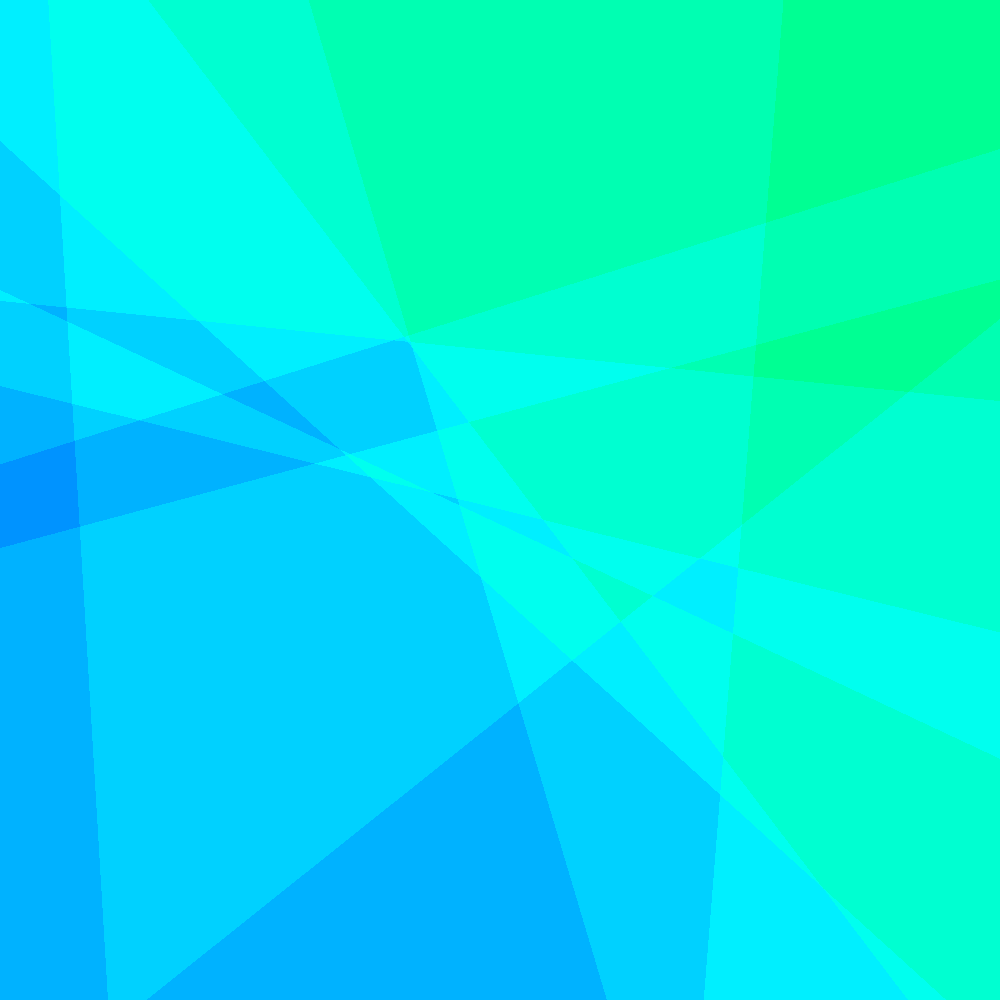
Frame 1 (no input)
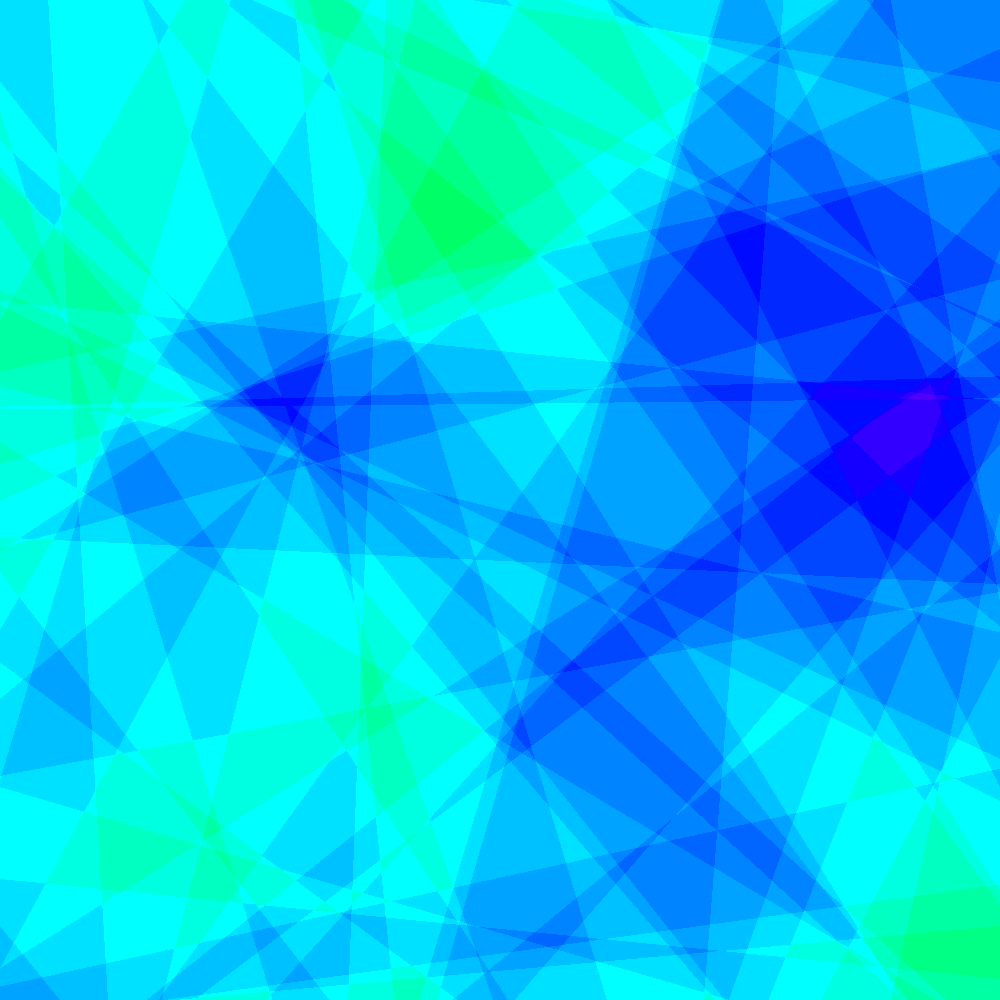
Frame 60 (the mouse pressed at the canvas centre just before this capture)
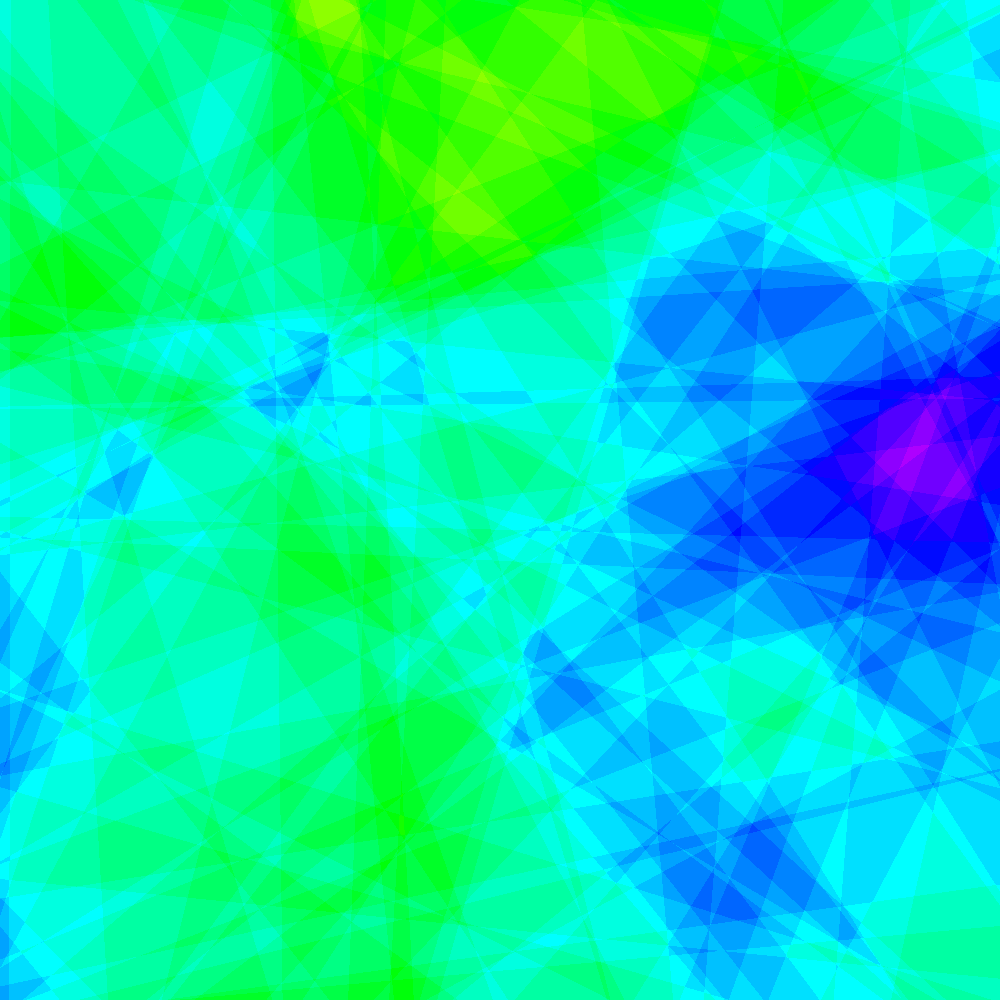
Frame 120 (the mouse held since frame 60 and released just before this capture)

The Processing sketch that drew these frames (run headless with seeded random() and noise(); from frame 60 on, the mouse is pressed at the canvas centre):

// Processing sketch: PlaneDivisionNoiseCPU
// ── PlaneDivisionNoiseCPU.pde
float[][]grid;
class Line{
  float cx,cy,slope;
  boolean b;
  Line(){
    cx=random(width);
    cy=random(height);
    slope=tan(random(TWO_PI));
    b=(random(100)<50);
  }
  boolean onTop(float x,float y){
    if(b)return slope*(cx-x)>cy-y;
    else return slope*(cx-x)<cy-y;
  }
}
ArrayList<Line>lines;
void setup() {
  //fullScreen();
  size(1000, 1000);
  //size(500,500);
  //pixelDensity(2);
  background(255/2);
  lines=new ArrayList<Line>();
  grid=new float[width][height];
  for(int x=0;x<width;x++){
    for(int y=0;y<height;y++){
      grid[x][y]=0.5;
    }
  }
  addLines(10);
  reevalLines();
}
void reevalLines(){
  for(int x=0;x<width;x++){
    for(int y=0;y<height;y++){
      for(Line l:lines){
        if(l.onTop(x,y))grid[x][y]+=r;
        else grid[x][y]-=r;
      }
    }
  }
  lines.clear();
}
void display(){
  //background(255,0,0);
  for(int x=0;x<width;x++){
    for(int y=0;y<height;y++){
      colorMode(HSB,100);
      set(x,y,color(grid[x][y]*100,100,100));
      colorMode(RGB,255);
    }
  }
}
  
float r=0.01;
boolean doIt=true;
void keyPressed(){
  if(key==' ')doIt=!doIt;
  if(key=='n')normalizeValues();
}
void addLines(int n){
  for(int i=0;i<n;i++){
    lines.add(new Line());
  }
}
void normalizeValues(){
  //lines.clear
  float min=100000;
  float max=-100000;
  for(int x=0;x<width;x++){
    for(int y=0;y<height;y++){
      float val=grid[x][y];
      if(val<min)min=val;
      if(val>max)max=val;
    }
  }
  println(min+" "+max);
  for(int x=0;x<width;x++){
    for(int y=0;y<height;y++){
      grid[x][y]=map(grid[x][y],min,max,0,1);
    }
  }
}
void mousePressed() {
  background(255/2);
}
void draw() {
  if(doIt){
    addLines(1);
    reevalLines();
    //normalizeValues();
  }
  display();
}
